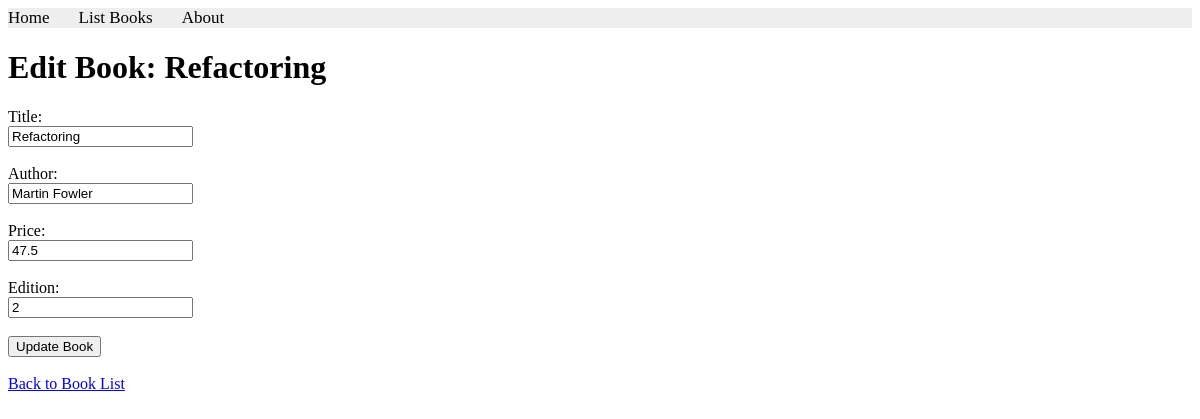
The app's page /books/lab10_part1/editbook/63/ with its own data.
### apps/bookmodule/models.py (models this page shows)
class Book(models.Model):
    title = models.CharField(max_length = 50)
    author = models.CharField(max_length = 50)
    price = models.FloatField(default = 0.0)
    edition = models.SmallIntegerField(default = 1)

### apps/bookmodule/views.py (the view)
# urls.py: path('lab10_part1/editbook/<int:id>/', views.edit_book, name='editbook'),
def edit_book(request, id):
    book = Book.objects.get(id=id)
    if request.method == 'POST':
        book.title = request.POST['title']
        book.author = request.POST['author']
        book.price = request.POST['price']
        book.edition = request.POST['edition']
        book.save()
    return render(request, 'bookmodule/editbook.html', {'book': book})

### apps/templates/bookmodule/editbook.html (shortened to what this page needs)
{% extends "layouts/base.html" %}
{% load static %}
{% block content %}
<h1>Edit Book: {{ book.title }}</h1>
    <form method="POST">
        <label for="title">Title:</label><br>
        <input type="text" name="title" id="title" value="{{ book.title }}" required><br><br>
        <label for="author">Author:</label><br>
        <input type="text" name="author" id="author" value="{{ book.author }}" required><br><br>
        <label for="price">Price:</label><br>
        <input type="number" step="0.01" name="price" id="price" value="{{ book.price }}" required><br><br>
        <label for="edition">Edition:</label><br>
        <input type="text" name="edition" id="edition" value="{{ book.edition }}" required><br><br>
        <button type="submit">Update Book</button>
    </form>
    <br>
    <a href="{% url 'listbooks' %}">Back to Book List</a>
{% endblock content %}

### records on screen
Book: title "Refactoring", author "Martin Fowler", price "47.5", edition "2"
